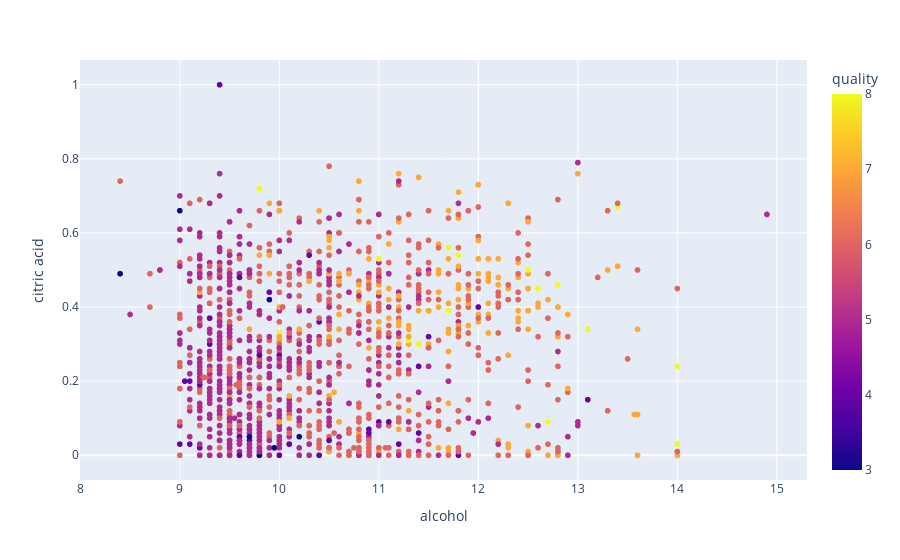

Notebook cell for this chart:
### Code cell
px.scatter(df ,y = 'citric acid', x = 'alcohol', color = 'quality')

### Figure 1 — Plotly figure (JSON) as saved in the notebook; plotly's stock layout.template omitted (floating-point values rounded to 4 significant figures; data arrays with more than 128 entries replaced by an {"elided": "..."} marker saying what was removed)
{"data": [{"hovertemplate": "alcohol=%{x}<br>citric acid=%{y}<br>quality=%{marker.color}<extra></extra>", "legendgroup": "", "marker": {"color": {"elided": "1599 int values"}, "coloraxis": "coloraxis", "symbol": "circle"}, "mode": "markers", "name": "", "showlegend": false, "type": "scattergl", "x": {"elided": "1599 float values"}, "xaxis": "x", "y": {"elided": "1599 float values"}, "yaxis": "y"}], "layout": {"coloraxis": {"colorbar": {"title": {"text": "quality"}}, "colorscale": [[0.0, "#0d0887"], [0.1111, "#46039f"], [0.2222, "#7201a8"], [0.3333, "#9c179e"], [0.4444, "#bd3786"], [0.5556, "#d8576b"], [0.6667, "#ed7953"], [0.7778, "#fb9f3a"], [0.8889, "#fdca26"], [1.0, "#f0f921"]]}, "legend": {"tracegroupgap": 0}, "margin": {"t": 60}, "xaxis": {"anchor": "y", "domain": [0.0, 1.0], "title": {"text": "alcohol"}}, "yaxis": {"anchor": "x", "domain": [0.0, 1.0], "title": {"text": "citric acid"}}}}
